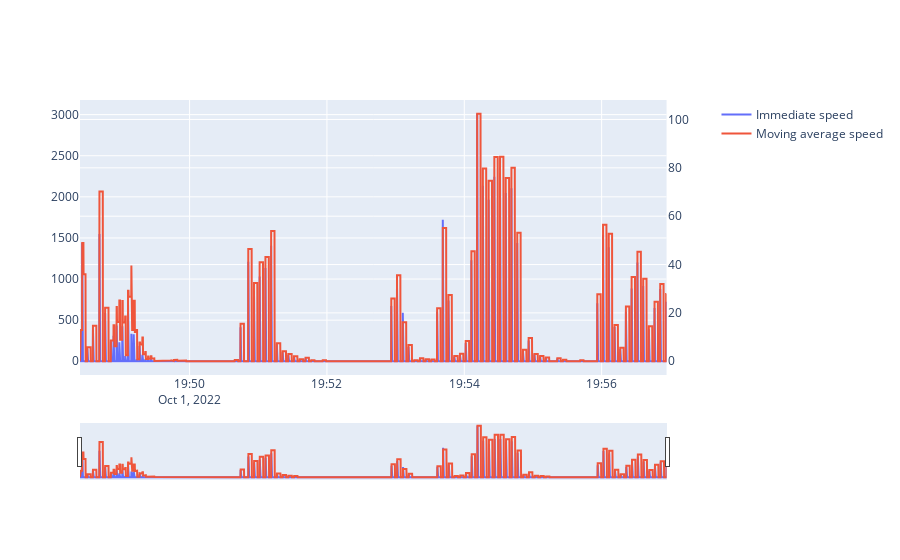

The cell this chart's notebook holds for it:
### Code cell
fig_speed = make_subplots(specs=[[{'secondary_y': True}]])
fig_speed.add_trace(
    go.Scatter(
        x=df['timestamp'], 
        y=df['_speed_kmhr'], 
        name='Immediate speed'
    )
)
fig_speed.add_trace(
    go.Scatter(
        x=df['timestamp'], 
        y=df['_speed_kmhr_sma'], 
        name='Moving average speed'
    ),
    secondary_y=True
)
fig_speed.update_layout(
    xaxis=dict(
        rangeslider=dict(visible=True)
        , type='date'
    )
)

### Figure 1 — Plotly figure (JSON) as saved in the notebook; plotly's stock layout.template omitted (floating-point values rounded to 4 significant figures; data arrays with more than 128 entries replaced by an {"elided": "..."} marker saying what was removed)
{"data": [{"name": "Immediate speed", "type": "scatter", "x": {"elided": "4551 str values"}, "y": {"elided": "4551 float values"}}, {"name": "Moving average speed", "type": "scatter", "x": {"elided": "4551 str values"}, "xaxis": "x", "y": {"elided": "4551 float values"}, "yaxis": "y2"}], "layout": {"xaxis": {"anchor": "y", "domain": [0, 0.94], "rangeslider": {"visible": true}, "type": "date"}, "yaxis": {"anchor": "x", "domain": [0, 1]}, "yaxis2": {"anchor": "x", "overlaying": "y", "side": "right"}}}
